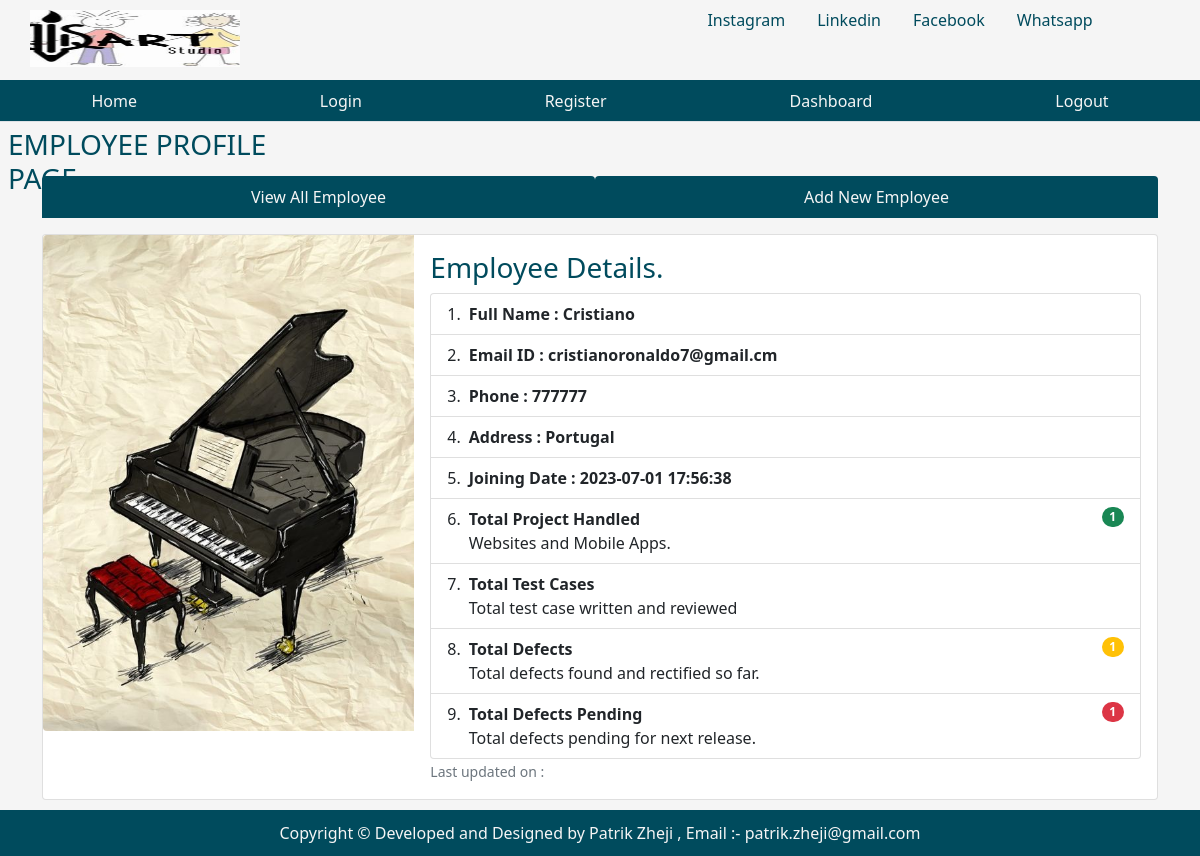
/singleemployee/1, run on an earlier commit of the app's database.
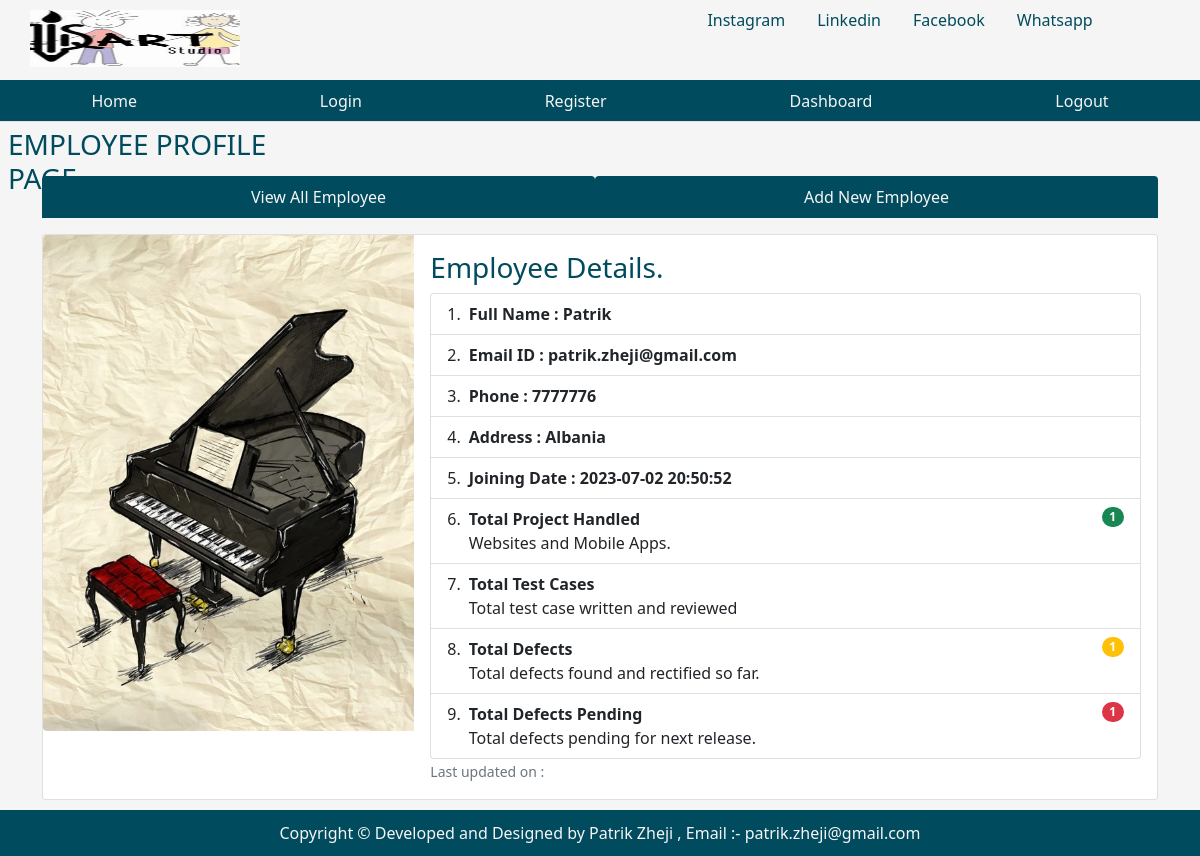
And on a later commit of the database.
### tables this page shows
CREATE TABLE emp (
    empid INTEGER PRIMARY KEY AUTOINCREMENT,
    name TEXT NOT NULL,
    email TEXT,
    phone INTEGER,
    address TEXT,
    joining_date TIMESTAMP DEFAULT CURRENT_TIMESTAMP,
    total_projects INTEGER DEFAULT 1,
    total_test_case INTEGER DEFAULT 1,
    total_defects_found INTEGER DEFAULT 1,
    total_defects_pending INTEGER DEFAULT 1
);

### app.py (the view)
@app.route('/singleemployee/<int:empid>')
def singleemployee(empid):
    user = get_current_user()
    db = get_database()
    emp_cur = db.execute('SELECT * FROM emp WHERE empid = ?', [empid])
    single_emp = emp_cur.fetchone()
    return render_template('singleemployee.html', user=user, single_emp=single_emp)

### app.py (called while the page is built)
@app.teardown_appcontext
def close_database(eror):
    if hasattr(g, 'crudapplication_db'):
        g.crudapplication_db.close()

def get_current_user():
    user = None
    if 'user' in session:
        user = session['user']
        db = get_database()
        user_cur = db.execute('SELECT * FROM users WHERE name = ?', [user])
        user = user_cur.fetchone()
    return user

### database.py (called while the page is built)
def connect_to_database():
    sql = sqlite3.connect('/Users/patrikzheji/Desktop/Final-Project-Website-Qendra/Final_project_Holberton/crudapplication.db')
    sql.row_factory = sqlite3.Row
    return sql

def get_database():
    if not hasattr(g, 'crudapplication_db'):
        g.crudapplication_db = connect_to_database()
    return g.crudapplication_db

### templates/singleemployee.html (shortened to what this page needs)
{% from "showlinks.html" import show_links, showsocialmedialinks %}
<!DOCTYPE html>
<html lang="en">
<head>
    <link href="https://cdn.jsdelivr.net/npm/bootstrap@5.1.3/dist/css/bootstrap.min.css" rel="stylesheet">
    <link rel="stylesheet" href="{{ url_for('static', filename='singleemp.css') }}" type = "text/css">
</head>
<body>
      <div class="parent">
        <div class="child child1">
          <img src="static/qartstudiologo.png" alt="Logo">
        </div>
        <div class="child child2">
          {{ showsocialmedialinks() }}
        </div>
        <div class="child child3">
          {{ show_links() }}
      </div>
        <div class="child child4">
          <h3 class="m-2">EMPLOYEE PROFILE PAGE</h3>
      </div>
      <div class="child child5" style="color:rgb(0, 75, 93);">
      </div>
        <div class="child child6 container">
            <ul class="nav nav-tabs nav-fill mb-3">
                <li class="nav-item">
                  <a class="nav-link" style=" background-color:rgb(0, 75, 93); color:whitesmoke;"  href="dashboard.html">View All Employee</a>
                </li>
                <li class="nav-item">
                  <a class="nav-link" style=" background-color:rgb(0, 75, 93); color:whitesmoke;"  href="addnewemployee.html">Add New Employee</a>
                </li>
              </ul>
            <div class="centercontent">
                <div class="card">
                    <div class="row g-0">
                      <div class="col-md-4">
                        <img src="{{ url_for('static', filename='qartstudiophoto.jpeg')}}" class="img-fluid rounded-start" alt="employee image">
                      </div>
                      <div class="col-md-8">
                        <div class="card-body">
                          <h3 class="card-title">Employee Details.</h3>
                          {% if single_emp %}
                          <ul class="list-group list-group-numbered">
                            <li class="list-group-item d-flex justify-content-between align-items-start">
                              <div class="ms-2 me-auto">
                                <div class="fw-bold">Full Name : {{single_emp['name']}}</div>
                              </div>
                            <li class="list-group-item d-flex justify-content-between align-items-start">
                              <div class="ms-2 me-auto">
                                <div class="fw-bold">Email ID : {{single_emp['email']}}</div>
                                </div>
                            <li class="list-group-item d-flex justify-content-between align-items-start">
                              <div class="ms-2 me-auto">
                                <div class="fw-bold">Phone : {{single_emp['phone']}}</div>
                                </div>
                              <li class="list-group-item d-flex justify-content-between align-items-start">
                                <div class="ms-2 me-auto">
                                  <div class="fw-bold">Address : {{single_emp['address']}}</div>
                                    </div>
                              </li>
                              <li class="list-group-item d-flex justify-content-between align-items-start">
                                <div class="ms-2 me-auto">
                                  <div class="fw-bold">Joining Date : {{single_emp['joining_date']}}</div>
                                </div>
                              </li>
                              <li class="list-group-item d-flex justify-content-between align-items-start">
                                <div class="ms-2 me-auto">
                                  <div class="fw-bold">Total Project Handled</div>
                                  Websites and Mobile Apps.
                                </div>
                                <span class="badge bg-success rounded-pill">{{single_emp['total_projects']}}</span>
                              </li>
                              <li class="list-group-item d-flex justify-content-between align-items-start">
                                <div class="ms-2 me-auto">
                                  <div class="fw-bold">Total Test Cases</div>
                                  Total test case written and reviewed
                                </div>
                              </li>
                              <li class="list-group-item d-flex justify-content-between align-items-start">
                                <div class="ms-2 me-auto">
                                  <div class="fw-bold">Total Defects</div>
                                  Total defects found and rectified so far.
                                </div>
                                <span class="badge bg-warning rounded-pill">{{single_emp['total_defects_found']}}</span>
                              </li>
                              <li class="list-group-item d-flex justify-content-between align-items-start">
                                <div class="ms-2 me-auto">
                                  <div class="fw-bold">Total Defects Pending</div>
                                  Total defects pending for next release.
                                </div>
                                <span class="badge bg-danger rounded-pill">{{single_emp['total_defects_pending']}}</span>
                              </li>
                          </ul>
                          {% endif %}
                          <p class="card-text"><small class="text-muted">Last updated on : </small></p>
                        </div>
                      </div>
                    </div>
                  </div>
            </div>
        </div>
        <div class="child child7" style="background-color:rgb(0, 75, 93); color:whitesmoke;">
            <p class="p-3 text-center">Copyright &copy; Developed and Designed by Patrik Zheji , Email :- patrik.zheji@gmail.com</p>
        </div>
      </div>
</body>
</html>

### templates/showlinks.html
{% macro  show_links()  %}
    <ul class="nav nav-tabs nav-fill" style="background-color:rgb(0, 75, 93);">
        <li class="nav-item">
          <a class="nav-link" style="color:whitesmoke;" href="{{url_for('index')}}">Home</a>
        </li>
        <li class="nav-item">
          <a class="nav-link" style="color:whitesmoke;" href="{{url_for('login')}}">Login</a>
        </li>
        <li class="nav-item">
          <a class="nav-link" style="color:whitesmoke;" href="{{url_for('register')}}">Register</a>
        </li>
        <li class="nav-item">
            <a class="nav-link" style="color:whitesmoke;" href="{{url_for('dashboard')}}">Dashboard</a>
          </li>
        <li class="nav-item">
          <a class="nav-link"   style="color:whitesmoke;" href="{{url_for('index')}}">Logout</a>
        </li>
      </ul>
{% endmacro %}
{% macro showsocialmedialinks() %}
<ul class="nav justify-content-center">
    <li class="nav-item">
      <a class="nav-link"  style="color:rgb(0, 75, 93);"  href="https://www.instagram.com/qartstudio1/">Instagram</a>
    </li>
    <li class="nav-item">
      <a class="nav-link"  style="color:rgb(0, 75, 93);" href="#">Linkedin</a>
    </li>
    <li class="nav-item">
      <a class="nav-link"  style="color:rgb(0, 75, 93);" href="#">Facebook</a>
    </li>
    <li class="nav-item">
      <a class="nav-link"  style="color:rgb(0, 75, 93);" href="#">Whatsapp</a>
    </li>
</ul>
{% endmacro %}

### static/singleemp.css (style rules this page uses)
html, body { height: 100%; background-color:whitesmoke; color:rgb(0, 75, 93); }
.parent { height: 100%; display: grid; grid-template-columns: repeat(4, 1fr); grid-template-rows: 10% 5% 7% auto 7%; }
.child { margin-bottom: 10px; }
.child1 { grid-column: 1/2; grid-row: 1/2; }
.child2 { grid-column: 3/-1; grid-row: 1/2; }
.child3 { grid-column: 1/-1; grid-row: 2/3; }
.child4 { grid-column: 1/2; grid-row: 3/4; }
.child5 { grid-column: 4/5; grid-row: 3/4; text-align:center; }
.child6 { grid-column: 1/-1; grid-row: 4/5; }
.child7 { grid-column: 1/-1; grid-row: 5/6; }
.child.child1 img { width: 210px; height: 100px; margin-left: 30px; padding-top: 10px; padding-bottom: 33px; }
.child.child7 p { display: flex; justify-content: center; align-items: center; height: 100%; margin: 0; }

What changed in the data, as far as the page shows it:
changed emp: name "Cristiano" → "Patrik"; email "cristianoronaldo7@gmail.cm" → "patrik.zheji@gmail.com"; phone "777777" → "7777776"; address "Portugal" → "Albania"; joining_date "2023-07-01 17:56:38" → "2023-07-02 20:50:52"
